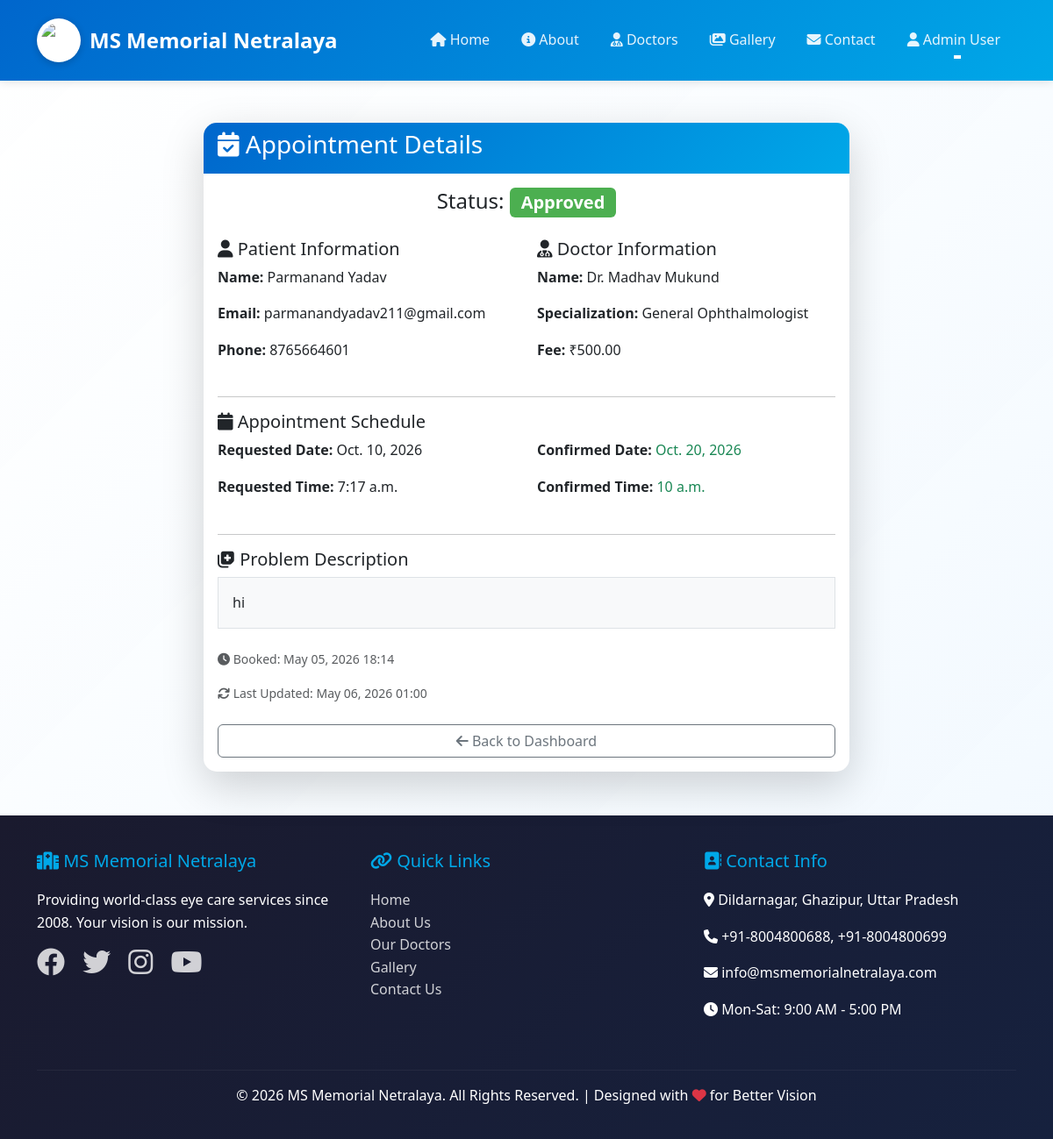
/appointments/2/ (signed in), run on the app's committed database.
### accounts/models.py (models this page shows, shortened)
class User(AbstractUser):
    ROLE_CHOICES = (
        ('ADMIN', 'Admin'),
        ('DOCTOR', 'Doctor'),
        ('PATIENT', 'Patient'),
    )
    username = None  # Remove username field
    email = models.EmailField(unique=True, verbose_name='Email Address')
    role = models.CharField(max_length=10, choices=ROLE_CHOICES, default='PATIENT')
    phone = models.CharField(max_length=15, blank=True, null=True)
    date_of_birth = models.DateField(blank=True, null=True)
    address = models.TextField(blank=True, null=True)
    profile_picture = models.ImageField(upload_to='profiles/', blank=True, null=True)
    created_at = models.DateTimeField(auto_now_add=True)
    updated_at = models.DateTimeField(auto_now=True)
    USERNAME_FIELD = 'email'
    REQUIRED_FIELDS = ['first_name', 'last_name']
    objects = UserManager()
    class Meta:
        verbose_name = 'User'
        verbose_name_plural = 'Users'
        ordering = ['-created_at']
    def get_full_name(self):
        return f"{self.first_name} {self.last_name}".strip() or self.email
    @property
    def is_admin(self):
        return self.role == 'ADMIN' or self.is_superuser
    @property
    def is_doctor(self):
        return self.role == 'DOCTOR'
    @property
    def is_patient(self):
        return self.role == 'PATIENT'

### appointments/models.py (models this page shows, shortened)
class Appointment(models.Model):
    STATUS_CHOICES = (
        ('PENDING', 'Pending'),
        ('APPROVED', 'Approved'),
        ('REJECTED', 'Rejected'),
        ('DELAYED', 'Delayed'),
        ('COMPLETED', 'Completed'),
        ('CANCELLED', 'Cancelled'),
    )
    patient = models.ForeignKey(User, on_delete=models.CASCADE, related_name='appointments')
    doctor = models.ForeignKey(Doctor, on_delete=models.CASCADE, related_name='appointments')
    appointment_date = models.DateField()
    appointment_time = models.TimeField()
    problem_description = models.TextField()
    status = models.CharField(max_length=10, choices=STATUS_CHOICES, default='PENDING')
    admin_note = models.TextField(blank=True, null=True, help_text='Internal note for admin/doctor')
    rejection_reason = models.TextField(blank=True, null=True)
    approved_date = models.DateField(blank=True, null=True)
    approved_time = models.TimeField(blank=True, null=True)
    created_at = models.DateTimeField(auto_now_add=True)
    updated_at = models.DateTimeField(auto_now=True)
    class Meta:
        verbose_name = 'Appointment'
        verbose_name_plural = 'Appointments'
        ordering = ['-created_at']

### doctors/models.py (models this page shows, shortened)
class Doctor(models.Model):
    SPECIALIZATION_CHOICES = (
        ('GENERAL', 'General Ophthalmologist'),
        ('CATARACT', 'Cataract & Refractive Care'),
        ('RETINA', 'Vitreo Retina Specialist'),
        ('GLAUCOMA', 'Glaucoma Specialist'),
        ('OCULOPLASTY', 'Oculoplasty Specialist'),
        ('PEDIATRIC', 'Pediatric Ophthalmologist'),
        ('CORNEA', 'Cornea Specialist'),
    )
    user = models.OneToOneField(User, on_delete=models.CASCADE, related_name='doctor_profile')
    specialization = models.CharField(max_length=20, choices=SPECIALIZATION_CHOICES)
    qualification = models.CharField(max_length=200)
    experience_years = models.IntegerField(default=0)
    registration_number = models.CharField(max_length=50, unique=True)
    bio = models.TextField(blank=True, null=True)
    consultation_fee = models.DecimalField(max_digits=10, decimal_places=2, default=500.00)
    is_available = models.BooleanField(default=True)
    monday_available = models.BooleanField(default=True)
    tuesday_available = models.BooleanField(default=True)
    wednesday_available = models.BooleanField(default=True)
    thursday_available = models.BooleanField(default=True)
    friday_available = models.BooleanField(default=True)
    saturday_available = models.BooleanField(default=True)
    sunday_available = models.BooleanField(default=False)
    start_time = models.TimeField(default='09:00:00')
    end_time = models.TimeField(default='17:00:00')
    class Meta:
        verbose_name = 'Doctor'
        verbose_name_plural = 'Doctors'
        ordering = ['user__first_name']

### appointments/views.py (the view)
# urls.py: path('<int:appointment_id>/', views.appointment_detail, name='appointment_detail'),
@login_required
def appointment_detail(request, appointment_id):
    appointment = get_object_or_404(Appointment, id=appointment_id)
    if request.user != appointment.patient and not request.user.is_doctor and not request.user.is_admin:
        messages.error(request, 'You do not have permission to view this appointment.')
        return redirect('core:home')
    context = {
        'appointment': appointment,
    }
    return render(request, 'appointments/appointment_detail.html', context)

### templates/appointments/appointment_detail.html (shortened to what this page needs)
{% extends 'base.html' %}
{% block content %}
<div class="container my-5">
    <div class="row justify-content-center">
        <div class="col-md-8">
            <div class="card shadow-lg">
                <div class="card-header">
                    <h3><i class="fas fa-calendar-check"></i> Appointment Details</h3>
                </div>
                <div class="card-body">
                    <div class="text-center mb-4">
                        <h4>
                            Status:
                            <span class="badge badge-{{ appointment.status|lower }} fs-5">
                                {{ appointment.get_status_display }}
                            </span>
                        </h4>
                    </div>
                    <div class="row mb-4">
                        <div class="col-md-6">
                            <h5><i class="fas fa-user"></i> Patient Information</h5>
                            <p><strong>Name:</strong> {{ appointment.patient.get_full_name }}</p>
                            <p><strong>Email:</strong> {{ appointment.patient.email }}</p>
                            <p><strong>Phone:</strong> {{ appointment.patient.phone }}</p>
                        </div>
                        <div class="col-md-6">
                            <h5><i class="fas fa-user-md"></i> Doctor Information</h5>
                            <p><strong>Name:</strong> Dr. {{ appointment.doctor.user.get_full_name }}</p>
                            <p><strong>Specialization:</strong> {{ appointment.doctor.get_specialization_display }}</p>
                            <p><strong>Fee:</strong> ₹{{ appointment.doctor.consultation_fee }}</p>
                        </div>
                    </div>
                    <hr>
                    <div class="mb-4">
                        <h5><i class="fas fa-calendar"></i> Appointment Schedule</h5>
                        <div class="row">
                            <div class="col-md-6">
                                <p><strong>Requested Date:</strong> {{ appointment.appointment_date }}</p>
                                <p><strong>Requested Time:</strong> {{ appointment.appointment_time }}</p>
                            </div>
                            {% if appointment.status == 'APPROVED' or appointment.status == 'DELAYED' %}
                            <div class="col-md-6">
                                <p><strong>Confirmed Date:</strong>
                                    <span class="text-success">{{ appointment.approved_date|default:appointment.appointment_date }}</span>
                                </p>
                                <p><strong>Confirmed Time:</strong>
                                    <span class="text-success">{{ appointment.approved_time|default:appointment.appointment_time }}</span>
                                </p>
                            </div>
                            {% endif %}
                        </div>
                    </div>
                    <hr>
                    <div class="mb-4">
                        <h5><i class="fas fa-notes-medical"></i> Problem Description</h5>
                        <p class="border p-3 bg-light">{{ appointment.problem_description }}</p>
                    </div>
                    <div class="text-muted small">
                        <p><i class="fas fa-clock"></i> Booked: {{ appointment.created_at|date:"F d, Y H:i" }}</p>
                        <p><i class="fas fa-sync"></i> Last Updated: {{ appointment.updated_at|date:"F d, Y H:i" }}</p>
                    </div>
                    <div class="d-grid gap-2 mt-4">
                        <a href="{% if user.is_patient %}{% url 'accounts:patient_dashboard' %}{% elif user.is_doctor %}{% url 'doctors:doctor_dashboard' %}{% else %}{% url 'core:admin_dashboard' %}{% endif %}"
                           class="btn btn-outline-secondary">
                            <i class="fas fa-arrow-left"></i> Back to Dashboard
                        </a>
                    </div>
                </div>
            </div>
        </div>
    </div>
</div>
{% endblock %}

### templates/base.html (shortened to what this page needs)
{% load static %}
<!DOCTYPE html>
<html lang="en">
<head>
    <link href="https://cdn.jsdelivr.net/npm/bootstrap@5.3.0/dist/css/bootstrap.min.css" rel="stylesheet">
    <link rel="stylesheet" href="https://cdnjs.cloudflare.com/ajax/libs/font-awesome/6.4.0/css/all.min.css">
    <link rel="stylesheet" href="{% static 'css/custom.css' %}">
</head>
<body>
    <nav class="navbar navbar-expand-lg navbar-dark sticky-top">
        <div class="container">
            <a class="navbar-brand" href="{% url 'core:home' %}">
                <img src="https://img.icons8.com/fluency/96/000000/visible.png" alt="Eye Logo" class="hospital-logo">
                <span>MS Memorial Netralaya</span>
            </a>
            <div class="collapse navbar-collapse" id="navbarNav">
                <ul class="navbar-nav ms-auto">
                    <li class="nav-item">
                        <a class="nav-link" href="{% url 'core:home' %}">
                            <i class="fas fa-home"></i> Home
                        </a>
                    </li>
                    <li class="nav-item">
                        <a class="nav-link" href="{% url 'core:about' %}">
                            <i class="fas fa-info-circle"></i> About
                        </a>
                    </li>
                    <li class="nav-item">
                        <a class="nav-link" href="{% url 'doctors:doctor_list' %}">
                            <i class="fas fa-user-md"></i> Doctors
                        </a>
                    </li>
                    <li class="nav-item">
                        <a class="nav-link" href="{% url 'doctors:gallery' %}">
                            <i class="fas fa-images"></i> Gallery
                        </a>
                    </li>
                    <li class="nav-item">
                        <a class="nav-link" href="{% url 'appointments:contact' %}">
                            <i class="fas fa-envelope"></i> Contact
                        </a>
                    </li>
                    {% if user.is_authenticated %}
                        <li class="nav-item dropdown">
                            <a class="nav-link dropdown-toggle" href="#" id="navbarDropdown" role="button" data-bs-toggle="dropdown">
                                <i class="fas fa-user"></i> {{ user.get_full_name }}
                            </a>
                        </li>
                    {% endif %}
                </ul>
            </div>
        </div>
    </nav>
    <main>
        {% block content %}{% endblock %}
    </main>
    <footer class="footer">
        <div class="container">
            <div class="row">
                <div class="col-md-4 mb-4">
                    <h5><i class="fas fa-hospital"></i> MS Memorial Netralaya</h5>
                    <p>Providing world-class eye care services since 2008. Your vision is our mission.</p>
                    <div class="mt-3">
                        <a href="#" class="me-3"><i class="fab fa-facebook fa-2x"></i></a>
                        <a href="#" class="me-3"><i class="fab fa-twitter fa-2x"></i></a>
                        <a href="#" class="me-3"><i class="fab fa-instagram fa-2x"></i></a>
                        <a href="#"><i class="fab fa-youtube fa-2x"></i></a>
                    </div>
                </div>
                <div class="col-md-4 mb-4">
                    <h5><i class="fas fa-link"></i> Quick Links</h5>
                    <ul class="list-unstyled">
                        <li><a href="{% url 'core:home' %}">Home</a></li>
                        <li><a href="{% url 'core:about' %}">About Us</a></li>
                        <li><a href="{% url 'doctors:doctor_list' %}">Our Doctors</a></li>
                        <li><a href="{% url 'doctors:gallery' %}">Gallery</a></li>
                        <li><a href="{% url 'appointments:contact' %}">Contact Us</a></li>
                    </ul>
                </div>
                <div class="col-md-4 mb-4">
                    <h5><i class="fas fa-address-book"></i> Contact Info</h5>
                    <p><i class="fas fa-map-marker-alt"></i> Dildarnagar, Ghazipur, Uttar Pradesh</p>
                    <p><i class="fas fa-phone"></i> +91-8004800688, +91-8004800699</p>
                    <p><i class="fas fa-envelope"></i> info@msmemorialnetralaya.com</p>
                    <p><i class="fas fa-clock"></i> Mon-Sat: 9:00 AM - 5:00 PM</p>
                </div>
            </div>
            <hr style="border-color: rgba(255,255,255,0.2);">
            <div class="text-center">
                <p>&copy; 2026 MS Memorial Netralaya. All Rights Reserved. | Designed with <i class="fas fa-heart text-danger"></i> for Better Vision</p>
            </div>
        </div>
    </footer>
</body>
</html>

### static/css/custom.css (style rules this page uses)
:root { --primary-color: #0066cc; --secondary-color: #00a8e8; --accent-color: #4CAF50; --dark-color: #1a1a2e; --light-color: #f8f9fa; --text-color: #333; --overlay-color: rgba(0, 102, 204, 0.85); }
* { margin: 0; padding: 0; box-sizing: border-box; }
body { font-family: 'Segoe UI', Tahoma, Geneva, Verdana, sans-serif; color: var(--text-color); line-height: 1.6; position: relative; }
.navbar { background: linear-gradient(135deg, var(--primary-color) 0%, var(--secondary-color) 100%) !important; box-shadow: 0 2px 10px rgba(0,0,0,0.1); padding: 1rem 0; }
.navbar-brand { font-size: 1.5rem; font-weight: bold; color: white !important; display: flex; align-items: center; gap: 10px; }
.hospital-logo { width: 50px; height: 50px; border-radius: 50%; background: white; padding: 5px; box-shadow: 0 2px 8px rgba(0,0,0,0.2); }
.navbar-nav .nav-link { color: rgba(255,255,255,0.9) !important; font-weight: 500; margin: 0 10px; transition: all 0.3s ease; position: relative; }
.navbar-nav .nav-link::after { content: ''; position: absolute; bottom: 0; left: 50%; width: 0; height: 2px; background: white; transition: all 0.3s ease; transform: translateX(-50%); }
.card { border: none; border-radius: 15px; box-shadow: 0 5px 20px rgba(0,0,0,0.1); transition: all 0.3s ease; background: white; overflow: hidden; }
.card-header { background: linear-gradient(135deg, var(--primary-color) 0%, var(--secondary-color) 100%); color: white; font-weight: bold; border: none; }
.footer { background: linear-gradient(135deg, var(--dark-color) 0%, #16213e 100%); color: white; padding: 40px 0 20px; margin-top: 50px; }
.footer h5 { color: var(--secondary-color); margin-bottom: 20px; }
.footer a { color: rgba(255,255,255,0.8); text-decoration: none; transition: all 0.3s ease; }
.badge-approved { background: #4CAF50; }

### data on the page
User: get_full_name "Admin User"
Appointment: status "Approved", patient.get_full_name "Parmanand Yadav", patient.email "parmanandyadav211@gmail.com", patient.phone "8765664601", doctor.user.get_full_name "Madhav Mukund", doctor.specialization "General Ophthalmologist", doctor.consultation_fee "500.00", appointment_date "Oct. 10, 2026", appointment_time "7:17 a.m.", approved_date "Oct. 20, 2026", approved_time "10 a.m.", problem_description "hi", created_at "May 05, 2026 18:14", updated_at "May 06, 2026 01:00"
